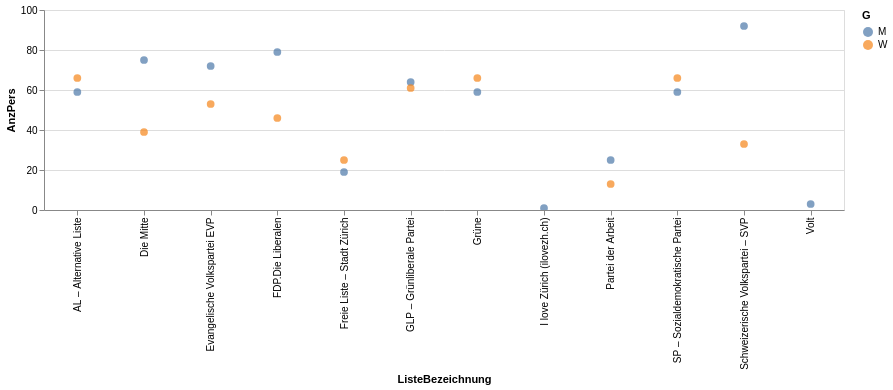

The notebook cell saved with this chart:
### Code cell
alt.Chart(test.reset_index()).mark_circle(size=60).encode(
    x='ListeBezeichnung',
    y='AnzPers',
    color = 'G',
    #color=alt.Color('value', scale=alt.Scale(scheme='blues')),
    tooltip=['AnzPers','G', 'ListeBezeichnung']
).interactive().properties(width=800, height=200).interactive()

### Figure 1 — Vega-Lite specification as saved in the notebook (floating-point values rounded to 4 significant figures)
{"config": {"view": {"continuousWidth": 400, "continuousHeight": 300}}, "data": {"name": "data-f8d75f5983ec23714d7ec46b6b47b05d"}, "mark": {"type": "circle", "size": 60}, "encoding": {"color": {"type": "nominal", "field": "G"}, "tooltip": [{"type": "quantitative", "field": "AnzPers"}, {"type": "nominal", "field": "G"}, {"type": "nominal", "field": "ListeBezeichnung"}], "x": {"type": "nominal", "field": "ListeBezeichnung"}, "y": {"type": "quantitative", "field": "AnzPers"}}, "height": 200, "selection": {"selector002": {"type": "interval", "bind": "scales", "encodings": ["x", "y"]}, "selector003": {"type": "interval", "bind": "scales", "encodings": ["x", "y"]}}, "width": 800, "$schema": "https://vega.github.io/schema/vega-lite/v4.8.1.json", "datasets": {"data-f8d75f5983ec23714d7ec46b6b47b05d": [{"index": 0, "ListeBezeichnung": "AL – Alternative Liste", "G": "M", "AnzPers": 59}, {"index": 1, "ListeBezeichnung": "AL – Alternative Liste", "G": "W", "AnzPers": 66}, {"index": 2, "ListeBezeichnung": "Die Mitte", "G": "M", "AnzPers": 75}, {"index": 3, "ListeBezeichnung": "Die Mitte", "G": "W", "AnzPers": 39}, {"index": 4, "ListeBezeichnung": "Evangelische Volkspartei EVP", "G": "M", "AnzPers": 72}, {"index": 5, "ListeBezeichnung": "Evangelische Volkspartei EVP", "G": "W", "AnzPers": 53}, {"index": 6, "ListeBezeichnung": "FDP.Die Liberalen", "G": "M", "AnzPers": 79}, {"index": 7, "ListeBezeichnung": "FDP.Die Liberalen", "G": "W", "AnzPers": 46}, {"index": 8, "ListeBezeichnung": "Freie Liste – Stadt Zürich", "G": "M", "AnzPers": 19}, {"index": 9, "ListeBezeichnung": "Freie Liste – Stadt Zürich", "G": "W", "AnzPers": 25}, {"index": 10, "ListeBezeichnung": "GLP – Grünliberale Partei", "G": "M", "AnzPers": 64}, {"index": 11, "ListeBezeichnung": "GLP – Grünliberale Partei", "G": "W", "AnzPers": 61}, {"index": 12, "ListeBezeichnung": "Grüne", "G": "M", "AnzPers": 59}, {"index": 13, "ListeBezeichnung": "Grüne", "G": "W", "AnzPers": 66}, {"index": 14, "ListeBezeichnung": "I love Zürich (ilovezh.ch)", "G": "M", "AnzPers": 1}, {"index": 15, "ListeBezeichnung": "Partei der Arbeit", "G": "M", "AnzPers": 25}, {"index": 16, "ListeBezeichnung": "Partei der Arbeit", "G": "W", "AnzPers": 13}, {"index": 17, "ListeBezeichnung": "SP – Sozialdemokratische Partei", "G": "M", "AnzPers": 59}, {"index": 18, "ListeBezeichnung": "SP – Sozialdemokratische Partei", "G": "W", "AnzPers": 66}, {"index": 19, "ListeBezeichnung": "Schweizerische Volkspartei – SVP", "G": "M", "AnzPers": 92}, {"index": 20, "ListeBezeichnung": "Schweizerische Volkspartei – SVP", "G": "W", "AnzPers": 33}, {"index": 21, "ListeBezeichnung": "Volt", "G": "M", "AnzPers": 3}]}}
